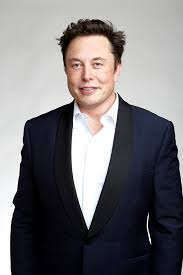
#> input picture elonMusk.jpg, 183 x 275 px, given in place of the camera
$ python base2.py   (older library calls are emulated)
#> lines starting #> are read from the running program, lines starting #| are printed output that depends on the picture; after the words box and inside, x2 and y2 are one past the last pixel; in counts of white or black regions, pixels touching at a corner belong together
import cv2
from datetime import datetime


BLUR_KERNEL_P0 = (21, 21)
BLUR_KERNEL_P1 = (11, 11)
LEARNING_RATE = 0.001
MIN_CONTOUR_AREA = 625

feed = cv2.VideoCapture(0)

feed.set(cv2.CAP_PROP_AUTO_EXPOSURE, False)

fgbg = cv2.createBackgroundSubtractorKNN()

(_, frame) = feed.read()
#> frame is the input picture: shape (275, 183, 3); mean B, G, R 119.2, 116.1, 118.6
(FRAME_HEIGHT, FRAME_WIDTH, _) = frame.shape
#> FRAME_HEIGHT = 275; FRAME_WIDTH = 183
FRAME_SIZE = FRAME_WIDTH * FRAME_HEIGHT
#> FRAME_SIZE = 50325

while True:
    (grabbed, frame) = feed.read()

    if not grabbed:
        break


    frame_blured = cv2.GaussianBlur(frame, BLUR_KERNEL_P0, 0)
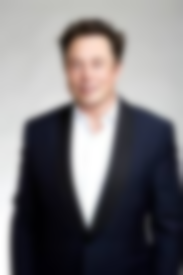
#> frame_blured: shape (275, 183, 3); mean B, G, R 119.1, 116.1, 118.5
    fgmask = fgbg.apply(frame_blured, learningRate=LEARNING_RATE)
#> fgmask: shape (275, 183); every value is 255

    thresh = cv2.GaussianBlur(fgmask, BLUR_KERNEL_P1, 0)
    thresh = cv2.dilate(thresh, None, iterations=2)


    (_, cnts, _) = cv2.findContours(
        thresh.copy(), cv2.RETR_EXTERNAL, cv2.CHAIN_APPROX_SIMPLE
    )
#> cnts = [[[0, 0], [0, 274], [182, 274], [182, 0]]]

    area_in_motion = 0
    for cnt in cnts:

        area = cv2.contourArea(cnt)
        if  area < MIN_CONTOUR_AREA:
            continue

        area_in_motion += area

        (x, y, w, h) = cv2.boundingRect(cnt)
        cv2.rectangle(frame, (x, y), (x+w, y+h), (128, 255, 255), 2)
#> this loop made 1 pass
#> (cnt, area, area_in_motion, x, y, w, h) on pass 1: ([[0, 0], [0, 274], [182, 274], [182, 0]], 49868, 49868, 0, 0, 183, 275)
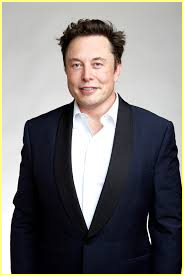
#> frame: shape (275, 183, 3); 2.71% of pixels changed, all inside (x1, y1, x2, y2) = (0, 0, 183, 275)
#> after the loop, area_in_motion = 49868

    cv2.putText(
        frame, "Faction of frame in motion: {}".format(area_in_motion/FRAME_SIZE),
        (10, 20), cv2.FONT_HERSHEY_SIMPLEX, 0.5, (0, 0, 255), 2
    )
    cv2.putText(
        frame, datetime.now().strftime("%A %d %B %Y %I:%M:%S%p"),
        (10, frame.shape[0] - 10), cv2.FONT_HERSHEY_SIMPLEX, 0.35, (0, 0, 255), 1
    )
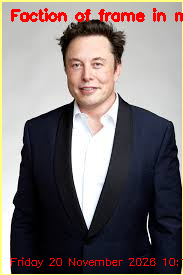
#> frame: shape (275, 183, 3); mean B, G, R 114.1, 114.5, 123.8
    # Show results
    cv2.imshow("Feed", frame)
    cv2.imshow("Thresh", thresh)

    # Wait for key 'ESC' to quit
    key = cv2.waitKey(1) & 0xFF
#> (key Esc is pressed here)
    if key == 27:
        break

# That's how you exit
feed.release()
cv2.destroyAllWindows()
